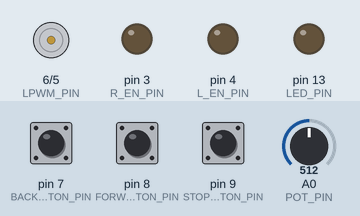
A program run on a simulated Arduino Uno, built with avr-gcc and run on an emulated ATmega328P. Parts: motor-driver pin pairs drawn as motors (green arrow = first pin HIGH = forward, orange = second pin HIGH = backward, longer = more drive), output pins drawn as LEDs (lit = HIGH). Dashed ring = blinking. The inputs (shaded band) are chosen by the test bench; at power-on: pin 7 (BACKWARD_BUTTON_PIN) HIGH, pin 8 (FORWARD_BUTTON_PIN) HIGH, A0 (POT_PIN) = 512, pin 9 (STOP_BUTTON_PIN) HIGH. What the program prints to the serial monitor is not drawn.

Above: at 1.2 s.
1.3 s: pin 7 (BACKWARD_BUTTON_PIN) pulled LOW for 0.15 s
At 3.6 s:
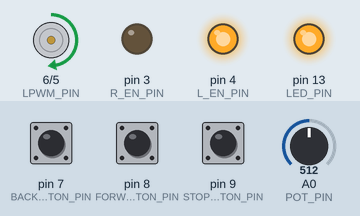
4.3 s: pin 8 (FORWARD_BUTTON_PIN) pulled LOW for 0.15 s
At 6.4 s:
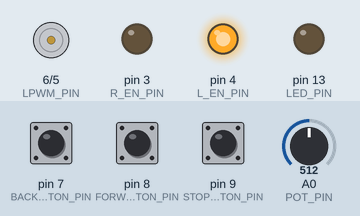
7.3 s: A0 (POT_PIN) set to 0
At 8.6 s:
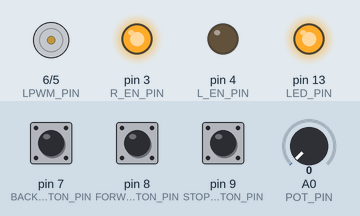
8.9 s: A0 (POT_PIN) set to 122
At 9.6 s:
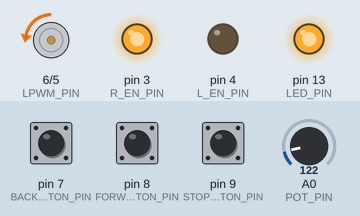
11.9 s: pin 9 (STOP_BUTTON_PIN) pulled LOW for 0.15 s
At 13.4 s:
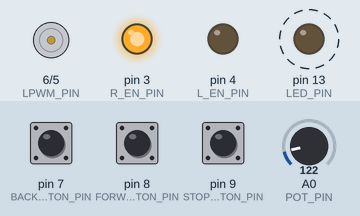
14.9 s: pin 7 (BACKWARD_BUTTON_PIN) pulled LOW for 1 s
At 15.7 s:
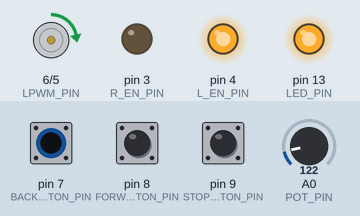
Timing chart, 0 to 17.9 s (numbered marks = the images above; inputs shaded):
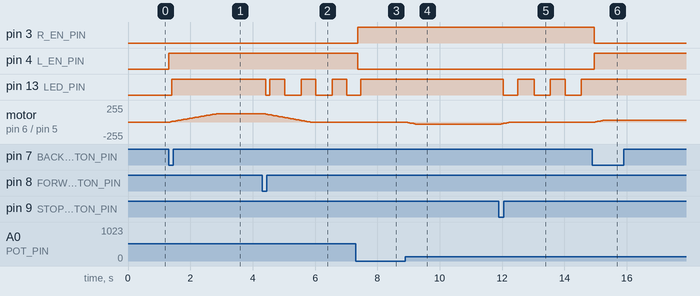

The program:

main.cpp
```cpp
#include <Arduino.h>

// --- 핀 정의 ---
const int POT_PIN = A0;            // 가변 저항 (0 ~ 1023)
const int R_EN_PIN = 3;            // 정회전 EN 핀
const int L_EN_PIN = 4;            // 역회전 EN 핀
const int RPWM_PIN = 5;            // 정회전 PWM (PWM 핀)
const int LPWM_PIN = 6;            // 역회전 PWM (PWM 핀)
const int BACKWARD_BUTTON_PIN = 7; // 역회전 버튼
const int FORWARD_BUTTON_PIN = 8;  // 정회전 버튼
const int STOP_BUTTON_PIN = 9;     // 정지 버튼
const int LED_PIN = 13;            // 상태 표시 LED

// --- 제어 상수 ---
const int MAX_SPEED = 255;      // 최대 PWM 값 (0-255)
const int ACCEL_STEP = 5;       // 가/감속 속도 단계
const int UPDATE_INTERVAL = 20; // 가/감속 업데이트 주기 (ms)
const int STOP_DURATION = 3000; // 방향 전환 시 정지 시간 (ms)

// --- 상태 열거형 ---
enum Direction
{
  STOP,
  STOPPING,
  FORWARD,
  BACKWARD
};

// --- 모터 컨트롤러 클래스 ---
class MotorController
{
public:
  void begin();
  void setDirection(Direction requestedDir);
  void update();
  int getCurrentSpeed() const { return _currentSpeed; }
  Direction getCurrentDirection() const { return currentDirection; }
  bool isRampFinished() const { return _currentSpeed == _targetSpeed; }

private:
  int _currentPin;
  int _targetSpeed = 0;
  int _currentSpeed = 0;
  Direction currentDirection = STOP;
  unsigned long lastUpdateTime = 0;

  void updateSpeed();
  void updateTargetSpeed();
};

// --- 전역 객체 및 변수 ---
MotorController motorController;
Direction currentState = STOP;
Direction requestedState = STOP; // 사용자가 요청한 다음 상태
unsigned long transitionTimestamp = 0;

// --- setup() 함수 ---
void setup()
{
  Serial.begin(9600);

  // 버튼 핀을 내부 풀업 저항으로 설정
  pinMode(FORWARD_BUTTON_PIN, INPUT_PULLUP);
  pinMode(BACKWARD_BUTTON_PIN, INPUT_PULLUP);
  pinMode(STOP_BUTTON_PIN, INPUT_PULLUP);

  // LED 핀 설정
  pinMode(LED_PIN, OUTPUT);
  digitalWrite(LED_PIN, LOW);

  // 모터 컨트롤러 초기화
  motorController.begin();
  Serial.println("초기화 완료. 시스템 시작.");
}

// --- loop() 함수 ---
void loop()
{
  // 1. 버튼 입력 감지 (INPUT_PULLUP이므로 LOW일 때 눌림)
  if (digitalRead(FORWARD_BUTTON_PIN) == LOW)
  {
    requestedState = FORWARD;
  }
  if (digitalRead(BACKWARD_BUTTON_PIN) == LOW)
  {
    requestedState = BACKWARD;
  }
  if (digitalRead(STOP_BUTTON_PIN) == LOW)
  {
    requestedState = STOP;
  }

  // 2. 상태 플래그에 따른 로직 처리
  switch (currentState)
  {
  case STOP:
    digitalWrite(LED_PIN, LOW); // 정지 상태일 때 LED 끔
    motorController.setDirection(STOP);

    if (requestedState == FORWARD && currentState != FORWARD)
    {
      currentState = FORWARD;
      motorController.setDirection(FORWARD);
      Serial.println("상태 변경: 정지 -> 정회전");
    }
    else if (requestedState == BACKWARD && currentState != BACKWARD)
    {
      currentState = BACKWARD;
      motorController.setDirection(BACKWARD);
      Serial.println("상태 변경: 정지 -> 역회전");
    }
    break;

  case FORWARD:
    digitalWrite(LED_PIN, HIGH); // 동작 상태일 때 LED 켬

    // 반대 방향 또는 정지 요청 시 '정지 중' 상태로 전환
    if (requestedState == BACKWARD || requestedState == STOP)
    {
      currentState = STOPPING;
      transitionTimestamp = millis();    // 상태 전환 시간 기록
      motorController.setDirection(STOPPING); // 모터 감속 시작
      Serial.println("상태 변경: 정회전 -> 정지 중");
    }
    break;

  case BACKWARD:
    digitalWrite(LED_PIN, HIGH); // 동작 상태일 때 LED 켬

    // 반대 방향 또는 정지 요청 시 '정지 중' 상태로 전환
    if (requestedState == FORWARD || requestedState == STOP)
    {
      currentState = STOPPING;
      transitionTimestamp = millis();
      motorController.setDirection(STOPPING);
      Serial.println("상태 변경: 역회전 -> 정지 중");
    }
    break;

  case STOPPING:
    // LED를 깜빡여 '정지 중' 상태 표시
    digitalWrite(LED_PIN, (millis() / 500) % 2);

    // 모터가 완전히 멈췄는지 확인
    if (motorController.getCurrentSpeed() == 0)
    {
      // 정지 후 일정 시간(STOP_DURATION)이 지났는지 확인
      if (millis() - transitionTimestamp >= STOP_DURATION)
      {
        if (requestedState == FORWARD)
        {
          currentState = FORWARD;
          motorController.setDirection(FORWARD);
          Serial.println("상태 변경: 정지 중 -> 정회전");
        }
        else if (requestedState == BACKWARD)
        {
          currentState = BACKWARD;
          motorController.setDirection(BACKWARD);
          Serial.println("상태 변경: 정지 중 -> 역회전");
        }
        else
        {
          currentState = STOP; // 정지 요청이었으면 정지 상태로 전환
          Serial.println("상태 변경: 정지 중 -> 정지");
        }
      }
    }
    break;
  }

  // 3. 모터 컨트롤러 업데이트 (주기적으로 속도 제어)
  motorController.update();
}

// --- MotorController 메소드 구현 ---
void MotorController::begin()
{
  pinMode(RPWM_PIN, OUTPUT);
  pinMode(LPWM_PIN, OUTPUT);
  pinMode(R_EN_PIN, OUTPUT);
  pinMode(L_EN_PIN, OUTPUT);

  // 초기 상태: 정지
  digitalWrite(R_EN_PIN, LOW);
  digitalWrite(L_EN_PIN, LOW);
  updateSpeed();
}

void MotorController::setDirection(Direction requestedDir)
{
  // STOPPING 상태가 아닐 때만 현재 방향을 업데이트
  if (requestedDir != STOPPING)
  {
    currentDirection = requestedDir;
  }

  switch (requestedDir)
  {
  case FORWARD:
    _currentPin = RPWM_PIN;
    digitalWrite(L_EN_PIN, LOW);
    digitalWrite(R_EN_PIN, HIGH);
    break;
  case BACKWARD:
    _currentPin = LPWM_PIN;
    digitalWrite(R_EN_PIN, LOW);
    digitalWrite(L_EN_PIN, HIGH);
    break;
  case STOPPING:
    _targetSpeed = 0; // 목표 속도를 0으로 설정하여 감속
    break;
  case STOP:
    _targetSpeed = 0;
    _currentSpeed = 0;
    digitalWrite(R_EN_PIN, LOW);
    digitalWrite(L_EN_PIN, LOW);
    analogWrite(RPWM_PIN, 0);
    analogWrite(LPWM_PIN, 0);
    break;
  }
}

void MotorController::updateSpeed()
{
  if (_currentSpeed < _targetSpeed)
  {
    _currentSpeed += ACCEL_STEP;
    if (_currentSpeed > _targetSpeed)
    {
      _currentSpeed = _targetSpeed;
    }
  }
  else if (_currentSpeed > _targetSpeed)
  {
    _currentSpeed -= ACCEL_STEP;
    if (_currentSpeed < 0)
    {
      _currentSpeed = 0;
    }
  }
}

void MotorController::updateTargetSpeed()
{
  // 정지 또는 정지 중 상태가 아닐 때만 속도 업데이트
  if (currentState == FORWARD || currentState == BACKWARD)
  {
    int pot = analogRead(POT_PIN);
    _targetSpeed = map(pot, 0, 1023, 0, MAX_SPEED);
  }
}

void MotorController::update()
{
  if (millis() - lastUpdateTime < UPDATE_INTERVAL)
  {
    return;
  }
  lastUpdateTime = millis();

  updateTargetSpeed();
  updateSpeed();

  if (currentState != STOP)
  {
    analogWrite(_currentPin, _currentSpeed);
  }

  if (Serial.peek() == -1) { // 시리얼 버퍼가 비어있을 때만 출력
    Serial.print("현재 상태: ");
    Serial.print(currentState);
    Serial.print(" | 현재 속도: ");
    Serial.print(_currentSpeed);
    Serial.print(" | 목표 속도: ");
    Serial.println(_targetSpeed);
  }
}
```

Measured:
- after the input at 1.3 s, pin 4 (L_EN_PIN): LOW → HIGH at once; pin 13 (LED_PIN): LOW → HIGH after 0.11 s; motor on pin 6 (LPWM_PIN) / pin 5 (RPWM_PIN): moves from stopped to forward 127/255 over 1.5 s, starting after 0.05 s
- after the input at 4.3 s, pin 13 (LED_PIN): HIGH → LOW after 0.12 s, then repeats every 1.0 s: HIGH 0.48 s, LOW 0.53 s; motor on pin 6 (LPWM_PIN) / pin 5 (RPWM_PIN): moves from forward 127/255 to stopped over 1.5 s, starting after 0.06 s
- after the input at 7.3 s, motor on pin 6 (LPWM_PIN) / pin 5 (RPWM_PIN): stays stopped (without the input it goes to backward 5/255 after 0.11 s)
- after the input at 8.9 s, motor on pin 6 (LPWM_PIN) / pin 5 (RPWM_PIN): moves from stopped to backward 30/255 over 0.30 s, starting at once
- after the input at 11.9 s, pin 13 (LED_PIN): alternates HIGH for 0.50 s and LOW for 0.52 s, starting after 0.14 s; motor on pin 6 (LPWM_PIN) / pin 5 (RPWM_PIN): backward 30/255 → stopped after 0.08 s
- after the input at 14.9 s, pin 4 (L_EN_PIN): LOW → HIGH after 0.05 s; pin 13 (LED_PIN): stays HIGH (without the input it goes to LOW after 0.15 s); motor on pin 6 (LPWM_PIN) / pin 5 (RPWM_PIN): moves from stopped to forward 30/255 over 0.30 s, starting after 0.09 s
